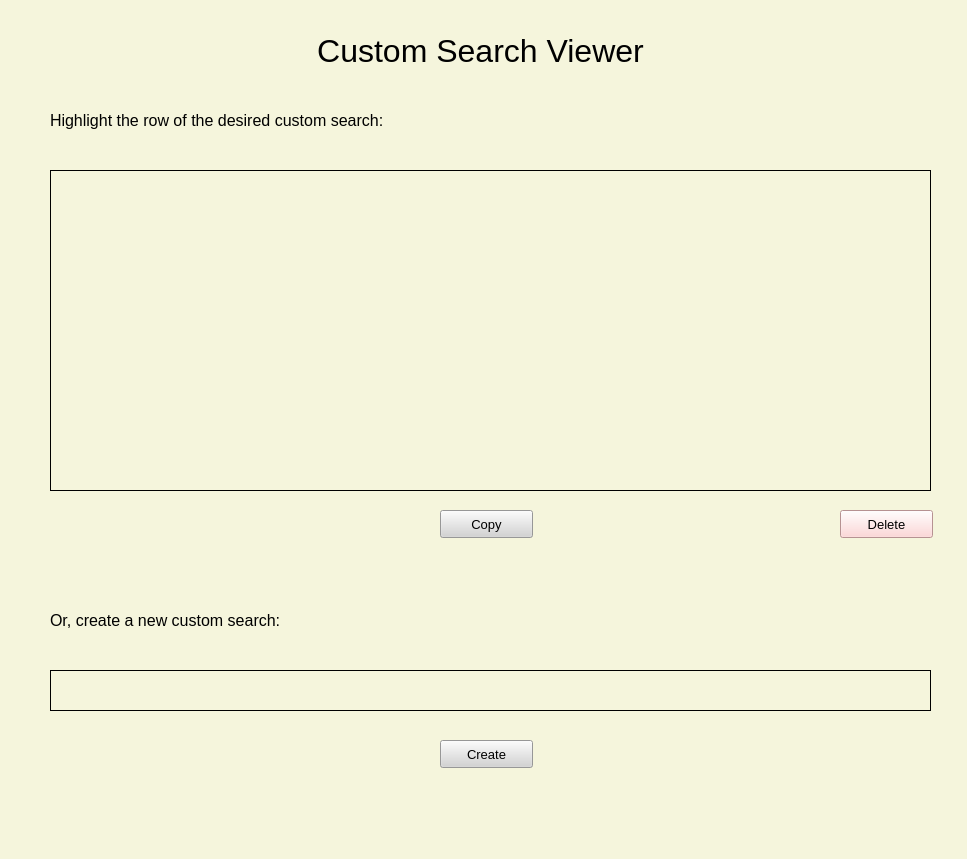
<?xml version="1.0" encoding="UTF-8"?>
<ui version="4.0">
 <class>MainWindow</class>
 <widget class="QMainWindow" name="MainWindow">
  <property name="geometry">
   <rect>
    <x>0</x>
    <y>0</y>
    <width>967</width>
    <height>859</height>
   </rect>
  </property>
  <property name="windowTitle">
   <string>MainWindow</string>
  </property>
  <property name="styleSheet">
   <string notr="true">background-color: #F5F5DC;</string>
  </property>
  <widget class="QWidget" name="centralwidget">
   <widget class="QLabel" name="lab_create">
    <property name="geometry">
     <rect>
      <x>50</x>
      <y>600</y>
      <width>301</width>
      <height>41</height>
     </rect>
    </property>
    <property name="font">
     <font>
      <pointsize>12</pointsize>
     </font>
    </property>
    <property name="text">
     <string>Or, create a new custom search:</string>
    </property>
   </widget>
   <widget class="QLineEdit" name="lineEdit_query">
    <property name="geometry">
     <rect>
      <x>50</x>
      <y>670</y>
      <width>881</width>
      <height>41</height>
     </rect>
    </property>
    <property name="font">
     <font>
      <pointsize>12</pointsize>
     </font>
    </property>
    <property name="styleSheet">
     <string notr="true">border: 1px solid black;</string>
    </property>
    <property name="maxLength">
     <number>127</number>
    </property>
    <property name="echoMode">
     <enum>QLineEdit::Normal</enum>
    </property>
   </widget>
   <widget class="QLabel" name="lab_variables">
    <property name="geometry">
     <rect>
      <x>50</x>
      <y>100</y>
      <width>431</width>
      <height>41</height>
     </rect>
    </property>
    <property name="font">
     <font>
      <pointsize>12</pointsize>
     </font>
    </property>
    <property name="text">
     <string>Highlight the row of the desired custom search:</string>
    </property>
   </widget>
   <widget class="QPushButton" name="but_create">
    <property name="geometry">
     <rect>
      <x>440</x>
      <y>740</y>
      <width>93</width>
      <height>28</height>
     </rect>
    </property>
    <property name="font">
     <font>
      <pointsize>10</pointsize>
     </font>
    </property>
    <property name="styleSheet">
     <string notr="true">background-color: lightgrey;</string>
    </property>
    <property name="text">
     <string>Create</string>
    </property>
   </widget>
   <widget class="QLabel" name="lab_program">
    <property name="geometry">
     <rect>
      <x>270</x>
      <y>20</y>
      <width>421</width>
      <height>61</height>
     </rect>
    </property>
    <property name="font">
     <font>
      <pointsize>24</pointsize>
      <weight>50</weight>
      <bold>false</bold>
      <underline>false</underline>
     </font>
    </property>
    <property name="text">
     <string>Custom Search Viewer</string>
    </property>
    <property name="alignment">
     <set>Qt::AlignCenter</set>
    </property>
   </widget>
   <widget class="QTableView" name="table_results">
    <property name="geometry">
     <rect>
      <x>50</x>
      <y>170</y>
      <width>881</width>
      <height>321</height>
     </rect>
    </property>
    <property name="styleSheet">
     <string notr="true">background-color: #F5F5DC;</string>
    </property>
    <property name="frameShape">
     <enum>QFrame::Box</enum>
    </property>
    <property name="frameShadow">
     <enum>QFrame::Plain</enum>
    </property>
   </widget>
   <widget class="QPushButton" name="but_insert">
    <property name="geometry">
     <rect>
      <x>440</x>
      <y>510</y>
      <width>93</width>
      <height>28</height>
     </rect>
    </property>
    <property name="font">
     <font>
      <pointsize>10</pointsize>
     </font>
    </property>
    <property name="styleSheet">
     <string notr="true">background-color: lightgrey;</string>
    </property>
    <property name="text">
     <string>Copy</string>
    </property>
   </widget>
   <widget class="QPushButton" name="but_delete">
    <property name="geometry">
     <rect>
      <x>840</x>
      <y>510</y>
      <width>93</width>
      <height>28</height>
     </rect>
    </property>
    <property name="font">
     <font>
      <pointsize>10</pointsize>
     </font>
    </property>
    <property name="styleSheet">
     <string notr="true">background-color: #FFCCCC;</string>
    </property>
    <property name="text">
     <string>Delete</string>
    </property>
   </widget>
  </widget>
  <widget class="QMenuBar" name="menubar">
   <property name="geometry">
    <rect>
     <x>0</x>
     <y>0</y>
     <width>967</width>
     <height>26</height>
    </rect>
   </property>
  </widget>
  <widget class="QStatusBar" name="statusbar"/>
 </widget>
 <resources/>
 <connections/>
</ui>
